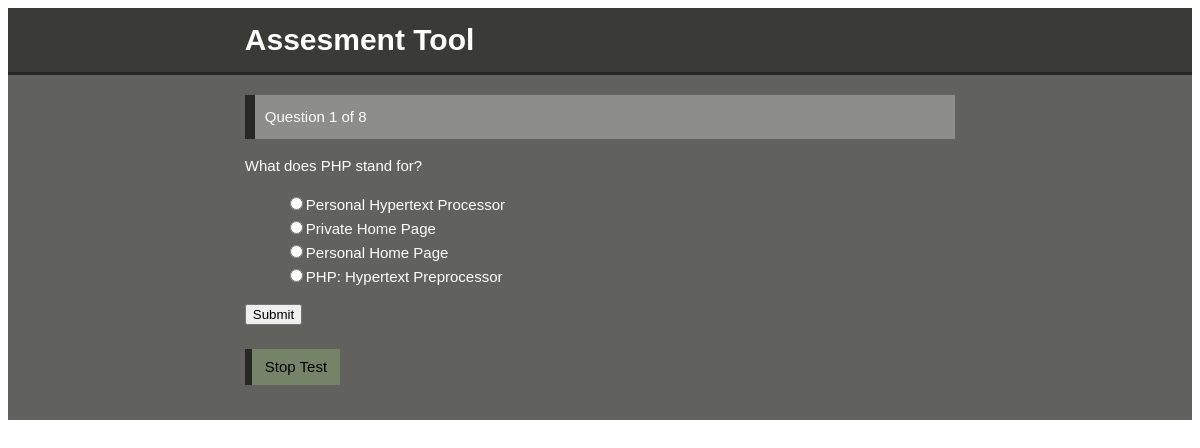
The app's page /question.php?n=1 (signed in) with its own data.
### tables this page shows
CREATE TABLE `questions` (
  `qid` int(11) NOT NULL,
  `qno` int(11) NOT NULL,
  `question` text NOT NULL,
  `ans1` text NOT NULL,
  `ans2` text NOT NULL,
  `ans3` text NOT NULL,
  `ans4` text NOT NULL,
  `correct_answer` int(11) NOT NULL
);

### question.php (the view, shortened to what this page needs)
<?php
include "connection.php";
if (isset($_SESSION['email'])) {
	if (isset($_GET['n']) && is_numeric($_GET['n'])) {
	        $qno = $_GET['n'];
	        }
	        else {
	        	header('location: question.php?n='.$_SESSION['quiz']);
	        }
	        if (isset($_SESSION['quiz']) && $_SESSION['quiz'] == $qno) {
			$query = "SELECT * FROM questions WHERE qno = '$qno'" ;
			$run = mysqli_query($conn , $query) or die(mysqli_error($conn));
			if (mysqli_num_rows($run) > 0) {
				$row = mysqli_fetch_array($run);
				$qno = $row['qno'];
                 $question = $row['question'];
                 $ans1 = $row['ans1'];
                 $ans2 = $row['ans2'];
                 $ans3 = $row['ans3'];
                 $ans4 = $row['ans4'];
			}
			else {
				echo "<script> alert('something went wrong');
			window.location.href = 'home.php'; </script> " ;
			}
		}
		else {
		echo "<script> alert('error');
			window.location.href = 'home.php'; </script> " ;
	}
?>
<?php
$total = "SELECT * FROM questions ";
$run = mysqli_query($conn , $total) or die(mysqli_error($conn));
$totalqn = mysqli_num_rows($run);
?>
<html>
	<head>
		<link rel="stylesheet" type="text/css" href="css/style.css">
	</head>
	<body>
		<header>
			<div class="container">
				<h1>Assesment Tool</h1>
			</div>
		</header>
		<main>
			<div class= "container">
				<div class= "current">Question <?php echo $qno; ?> of <?php echo $totalqn; ?></div>
				<p class="question"><?php echo $question; ?></p>
				<form method="post" action="process.php">
					<ul class="choices">
						<?php $ans1exp = explode('^', $ans1);   ?>
						<?php $ans2exp = explode('^', $ans2); ?>
						<?php $ans3exp = explode('^', $ans3); ?>
						<?php $ans4exp = explode('^', $ans4); ?>
					   <li><input name="choice" type="radio" value="<?= $ans1exp[1]  ?>" required=""><?php echo $ans1exp[0];  ?></li>
					   <li><input name="choice" type="radio" value="<?= $ans2exp[1] ?>" required=""><?php echo $ans2exp[0]; ?></li>
					   <li><input name="choice" type="radio" value="<?= $ans3exp[1] ?>" required=""><?php echo $ans3exp[0]; ?></li>
					   <li><input name="choice" type="radio" value="<?= $ans4exp[1] ?>" required=""><?php echo $ans4exp[0]; ?></li>
					</ul>
					<input type="submit" value="Submit">
					<br>
					<br>
					<a href="results.php" class="start">Stop Test</a>
				</form>
			</div>
		</main>
</body>
</html>
<?php }
else {
	header("location: home.php");
}
?>

### css/style.css (style rules this page uses)
body { font-family: arial; font-size: 15px; line-height: 1.6em; }
li { list-style: none; }
a { text-decoration: none; }
.container { width: 60%; margin: 0 auto; overflow: auto; }
header { border-bottom: 3px #272726 solid; background: #3A3A36; color: white; }
main { padding-bottom: 20px; background: #61615E; color: white; }
a.start { display: inline-block; color: #000000; background: #758369; border-left: 7px #272726 solid; padding:6px 13px; }
.current { padding:10px; background: #8D8D8B; border-left: 10px #272726 solid; margin: 20px 0 10px 0; }

### records on screen
questions: qno "1", question "What does PHP stand for?", ans1 "Personal Hypertext Processor", ans2 "Private Home Page", ans3 "Personal Home Page", ans4 "PHP: Hypertext Preprocessor"

### other values on screen
$totalqn "8"
